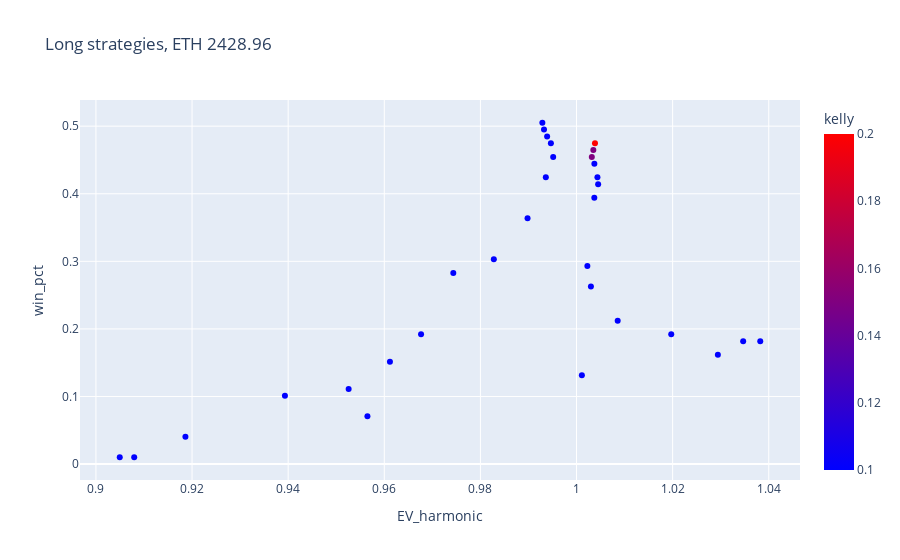

The code cell stored with this chart in its notebook:
### Code cell
px.scatter(
    data_frame = menu.menu.loc[['Long calls','Long puts']].reset_index(),#.sample(30000),
    x = 'EV_harmonic',
    y = 'win_pct',
    hover_data = ['strategy','leg_1'],
    title = f'Long strategies, ETH {asset_price}',
    #opacity = 0.5,
    height = 600,
    color = 'kelly',
    color_continuous_scale=px.colors.sequential.Bluered
)

### Figure 1 — Plotly figure (JSON) as saved in the notebook; plotly's stock layout.template omitted (floating-point values rounded to 4 significant figures)
{"data": [{"customdata": [["Long calls", 2050], ["Long calls", 2100], ["Long calls", 2150], ["Long calls", 2200], ["Long calls", 2250], ["Long calls", 2300], ["Long calls", 2350], ["Long calls", 2400], ["Long calls", 2450], ["Long calls", 2500], ["Long calls", 2550], ["Long calls", 2600], ["Long calls", 2650], ["Long calls", 2700], ["Long calls", 2750], ["Long calls", 2800], ["Long puts", 2050], ["Long puts", 2100], ["Long puts", 2150], ["Long puts", 2200], ["Long puts", 2250], ["Long puts", 2300], ["Long puts", 2350], ["Long puts", 2400], ["Long puts", 2450], ["Long puts", 2500], ["Long puts", 2550], ["Long puts", 2600], ["Long puts", 2650], ["Long puts", 2700], ["Long puts", 2750], ["Long puts", 2800]], "hovertemplate": "EV_harmonic=%{x}<br>win_pct=%{y}<br>strategy=%{customdata[0]}<br>leg_1=%{customdata[1]}<br>kelly=%{marker.color}<extra></extra>", "legendgroup": "", "marker": {"color": [0.2, 0.15, 0.15, 0.1, 0.1, 0.1, 0.1, 0.1, 0.1, 0.1, 0.1, 0.1, 0.1, 0.1, 0.1, 0.1, 0.1, 0.1, 0.1, 0.1, 0.1, 0.1, 0.1, 0.1, 0.1, 0.1, 0.1, 0.1, 0.1, 0.1, 0.1, 0.1], "coloraxis": "coloraxis", "symbol": "circle"}, "mode": "markers", "name": "", "orientation": "v", "showlegend": false, "type": "scatter", "x": [1.004, 1.003, 1.003, 1.004, 1.004, 1.004, 1.004, 1.002, 1.003, 1.009, 1.02, 1.035, 1.038, 1.029, 1.001, 0.9565, 0.905, 0.908, 0.9186, 0.9393, 0.9526, 0.9612, 0.9676, 0.9744, 0.9828, 0.9898, 0.9936, 0.9951, 0.9947, 0.9939, 0.9932, 0.9929], "xaxis": "x", "y": [0.4747, 0.4646, 0.4545, 0.4444, 0.4242, 0.4141, 0.3939, 0.2929, 0.2626, 0.2121, 0.1919, 0.1818, 0.1818, 0.1616, 0.1313, 0.07071, 0.0101, 0.0101, 0.0404, 0.101, 0.1111, 0.1515, 0.1919, 0.2828, 0.303, 0.3636, 0.4242, 0.4545, 0.4747, 0.4848, 0.4949, 0.5051], "yaxis": "y"}], "layout": {"autosize": true, "coloraxis": {"colorbar": {"title": {"text": "kelly"}}, "colorscale": [[0, "rgb(0,0,255)"], [1, "rgb(255,0,0)"]]}, "legend": {"tracegroupgap": 0}, "title": {"text": "Long strategies, ETH 2428.96"}, "xaxis": {"anchor": "y", "autorange": true, "domain": [0, 1], "range": [0.8969, 1.046], "title": {"text": "EV_harmonic"}, "type": "linear"}, "yaxis": {"anchor": "x", "autorange": true, "domain": [0, 1], "range": [-0.02296, 0.5381], "title": {"text": "win_pct"}, "type": "linear"}}}
